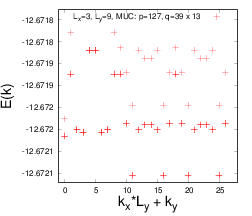

The script that saved this image:
set xrange [-1:28]
set yrange [-12.6721211248325:-12.6717264838782]
set xlabel "k_x*L_y + k_y" font "Helvetica,28"
set ylabel "E(k)" font "Helvetica,28"
#set size 1.0, 0.6
set terminal postscript eps size 3.5,3 enhanced colour "Helvetica" 16
set output "fermions_hofstadter_X_39_Y_13_q_127_n_9_x_3_y_9_u_10_gx_0_gy_0_ext.eps"
plot "fermions_hofstadter_X_39_Y_13_q_127_n_9_x_3_y_9_u_10_gx_0_gy_0_ext.dat" using ($1*9+$2):3 title "L_x=3, L_y=9, MUC: p=127, q=39 x 13" with points lc rgbcolor "red" lt 6 pt 1 ps 2
